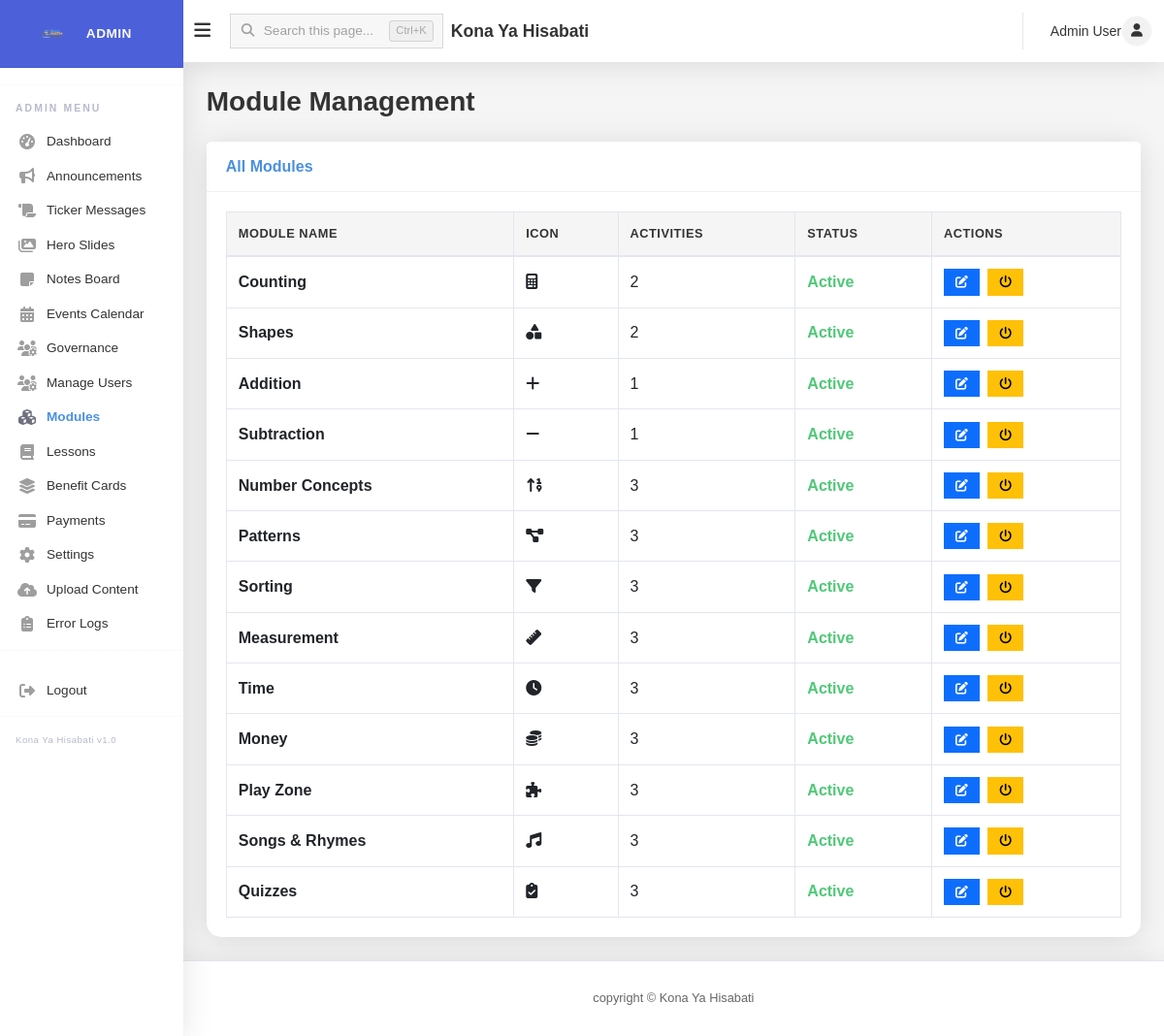
/admin/modules.php (signed in), run on the app's committed database.
### tables this page shows
CREATE TABLE IF NOT EXISTS modules (
    module_id INT AUTO_INCREMENT PRIMARY KEY,
    module_name VARCHAR(100) NOT NULL,
    module_description TEXT,
    module_icon VARCHAR(255) NOT NULL,
    module_color VARCHAR(50) DEFAULT '#4A90E2',
    audio_prompt VARCHAR(255) NULL,
    order_index INT DEFAULT 0,
    is_active TINYINT(1) DEFAULT 1,
    created_at TIMESTAMP DEFAULT CURRENT_TIMESTAMP
);

### php/db_connection.php (called while the page is built, shortened)
<?php
class Database {
    private $host;
    private $db_name;
    private $username;
    private $password;
    private $charset = 'utf8mb4';
    private $pdo = null;
    public function __construct() {
        $envPath = __DIR__ . '/../.env';
        $env = [];
        $this->host = $env['DB_HOST'] ?? 'localhost';
        $this->db_name = $env['DB_NAME'] ?? 'smartmat_kona_hisabati';
        $this->username = $env['DB_USER'] ?? 'smartmat_kona';
        $this->password = $env['DB_PASS'] ?? 'kona2026$';
    }
    private function getConnection(): ?PDO {
        if ($this->pdo === null) {
            $dsn = "mysql:host={$this->host};dbname={$this->db_name};charset={$this->charset}";
            $options = [
                PDO::ATTR_ERRMODE => PDO::ERRMODE_EXCEPTION,
                PDO::ATTR_DEFAULT_FETCH_MODE => PDO::FETCH_ASSOC,
                PDO::ATTR_EMULATE_PREPARES => false,
                PDO::ATTR_STRINGIFY_FETCHES => false,
            ];
            try {
                $this->pdo = new PDO($dsn, $this->username, $this->password, $options);
            } catch (PDOException $e) {
                error_log('DB connect error: ' . $e->getMessage());
                throw new RuntimeException('Database connection failed.');
            }
        }
        return $this->pdo;
    }
    public function query(string $sql, array $params = []) {
        $pdo = $this->getConnection();
        $stmt = $pdo->prepare($sql);
        $stmt->execute($params);
        return $stmt;
    }
    public function fetchOne(string $sql, array $params = []): ?array {
        $stmt = $this->query($sql, $params);
        $result = $stmt->fetch();
        return $result !== false ? $result : null;
    }
    public function fetchAll(string $sql, array $params = []): array {
        $stmt = $this->query($sql, $params);
        return $stmt->fetchAll();
    }
    public function execute(string $sql, array $params = []): bool {
        $pdo = $this->getConnection();
        $stmt = $pdo->prepare($sql);
        return $stmt->execute($params);
    }
}
$database = new Database();

### admin/modules.php (the view, shortened to what this page needs)
<?php
require_once __DIR__ . '/../php/db_connection.php';
$modules = $database->fetchAll("SELECT * FROM modules ORDER BY order_index ASC");
?>
<!DOCTYPE html>
<html lang="en">
<head>
    <link href="https://cdn.jsdelivr.net/npm/bootstrap@5.3.0/dist/css/bootstrap.min.css" rel="stylesheet">
    <link rel="stylesheet" href="https://cdnjs.cloudflare.com/ajax/libs/font-awesome/6.4.0/css/all.min.css">
    <link rel="stylesheet" href="../css/style.css">
</head>
<body class="dashboard-body"><?php include '../php/includes/dashboard-start.php'; ?>
        <div class="d-flex flex-wrap justify-content-between align-items-center mb-4 gap-3">
            <h1 class="h3 mb-0 text-gray-800" style="font-family:'Poppins',sans-serif;font-weight:700;">Module Management</h1>
        </div>
        <div class="card mb-4">
            <div class="card-header py-3 d-flex flex-row align-items-center justify-content-between">
                <h6 class="m-0 font-weight-bold" style="color:var(--primary-blue);">All Modules</h6>
            </div>
            <div class="card-body">
                <div class="table-responsive">
                    <table class="table table-bordered" width="100%" cellspacing="0">
                        <thead>
                            <tr>
                                <th>Module Name</th>
                                <th>Icon</th>
                                <th>Activities</th>
                                <th>Status</th>
                                <th>Actions</th>
                            </tr>
                        </thead>
                        <tbody>
                            <?php foreach ($modules as $module): ?>
                            <?php $activity_count = $database->fetchOne("SELECT COUNT(*) as count FROM activities WHERE module_id = ?", [$module['module_id']])['count']; ?>
                            <tr>
                                <td style="font-weight:600;"><?php echo htmlspecialchars($module['module_name']); ?></td>
                                <td><i class="fas <?php echo $module['module_icon']; ?>"></i></td>
                                <td><?php echo $activity_count; ?></td>
                                <td>
                                    <?php if ($module['is_active']): ?>
                                        <span class="text-success fw-semibold">Active</span>
                                    <?php else: ?>
                                        <span class="text-danger fw-semibold">Inactive</span>
                                    <?php endif; ?>
                                </td>
                                <td>
                                    <button class="btn btn-primary btn-sm" style="border:none;border-radius:50px;padding:4px 12px;font-size:0.8rem;" onclick="editModule(<?php echo $module['module_id']; ?>)"><i class="fas fa-edit"></i></button>
                                    <button class="btn btn-warning btn-sm" style="border:none;border-radius:50px;padding:4px 12px;font-size:0.8rem;margin-left:4px;" onclick="toggleModule(<?php echo $module['module_id']; ?>)"><i class="fas fa-power-off"></i></button>
                                </td>
                            </tr>
                            <?php endforeach; ?>
                        </tbody>
                    </table>
                </div>
            </div>
        </div>
<?php include '../php/includes/dashboard-end.php'; ?>
</body>
</html>

### data on the page
modules: module_name "Counting", activity_count "2", is_active "Active"
modules: module_name "Shapes", module_id "2", is_active "Active"
modules: module_name "Addition", activity_count "1", is_active "Active"
modules: module_name "Subtraction", activity_count "1", is_active "Active"
modules: module_name "Number Concepts", activity_count "3", is_active "Active"
modules: module_name "Patterns", activity_count "3", is_active "Active"
modules: module_name "Sorting", activity_count "3", is_active "Active"
modules: module_name "Measurement", activity_count "3", is_active "Active"
modules: module_name "Time", activity_count "3", is_active "Active"
modules: module_name "Money", activity_count "3", is_active "Active"
modules: module_name "Play Zone", activity_count "3", is_active "Active"
modules: module_name "Songs & Rhymes", activity_count "3", is_active "Active"
modules: module_name "Quizzes", activity_count "3", is_active "Active"

### other printed values
$subtitle "ADMIN"
$role_label "ADMIN"
$item['label'] "Dashboard"
$item['label'] "Announcements"
$item['label'] "Ticker Messages"
$item['label'] "Hero Slides"
$item['label'] "Notes Board"
$item['label'] "Events Calendar"
$item['label'] "Governance"
$item['label'] "Manage Users"
$item['label'] "Modules"
$item['label'] "Lessons"
$item['label'] "Benefit Cards"
$item['label'] "Payments"
$item['label'] "Settings"
